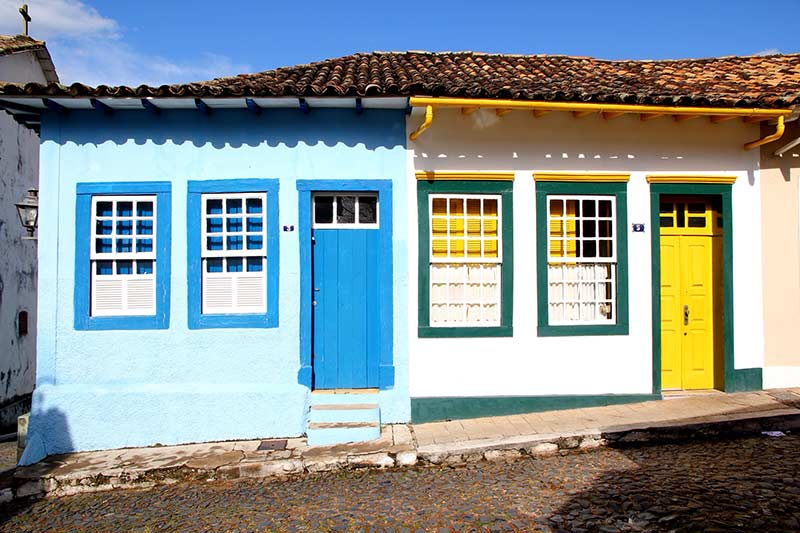
#> input picture images/20171026casas-coloniais-55.jpg, 800 x 533 px
$ python embossImage.py images/20171026casas-coloniais-55.jpg images/colored_1.jpg
#> lines starting #> are read from the running program, lines starting #| are printed output that depends on the picture
# Importar as bibliotecas
import sys
from PIL import Image, ImageFilter

def run(arg01, arg02):

    # Abrir a Imagem
#> called with arg01 = 'images/20171026casas-coloniais-55.jpg', arg02 = 'images/colored_1.jpg'
    img1 = Image.open(arg01)
#> img1 is the input picture: PIL image 800x533 RGB; mean R, G, B 135.3, 148, 150.7

    # Aplicar o filtro de Emboss
    # O filtro de emboss cria uma imagem denotando as diferentes regiões como se fossem relevos de diferentes alturas
    # regiões diferentes possuem claramente um relevo diferente umas das outras
    img2 = img1.filter(ImageFilter.EMBOSS)
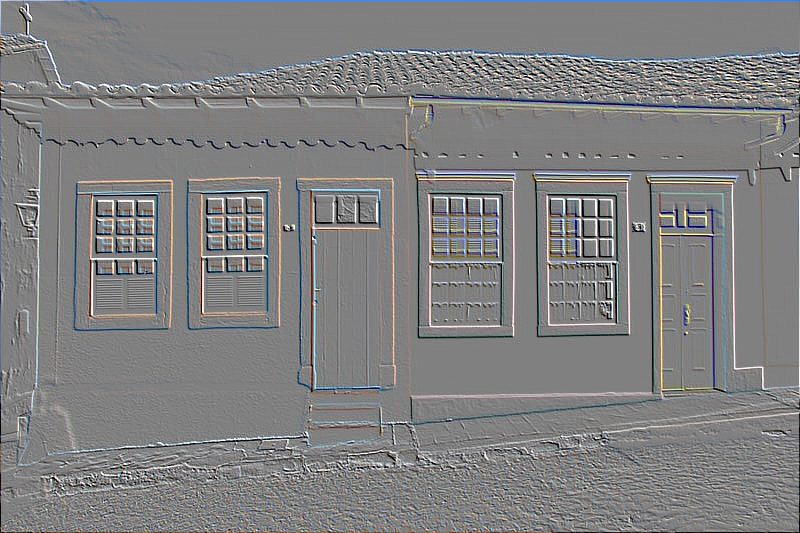
#> img2: PIL image 800x533 RGB; mean R, G, B 127.9, 128, 128.3

    # Salvar a imagem resultante
    img2.save(arg02)

if __name__ == "__main__":
    run(sys.argv[1], sys.argv[2])
